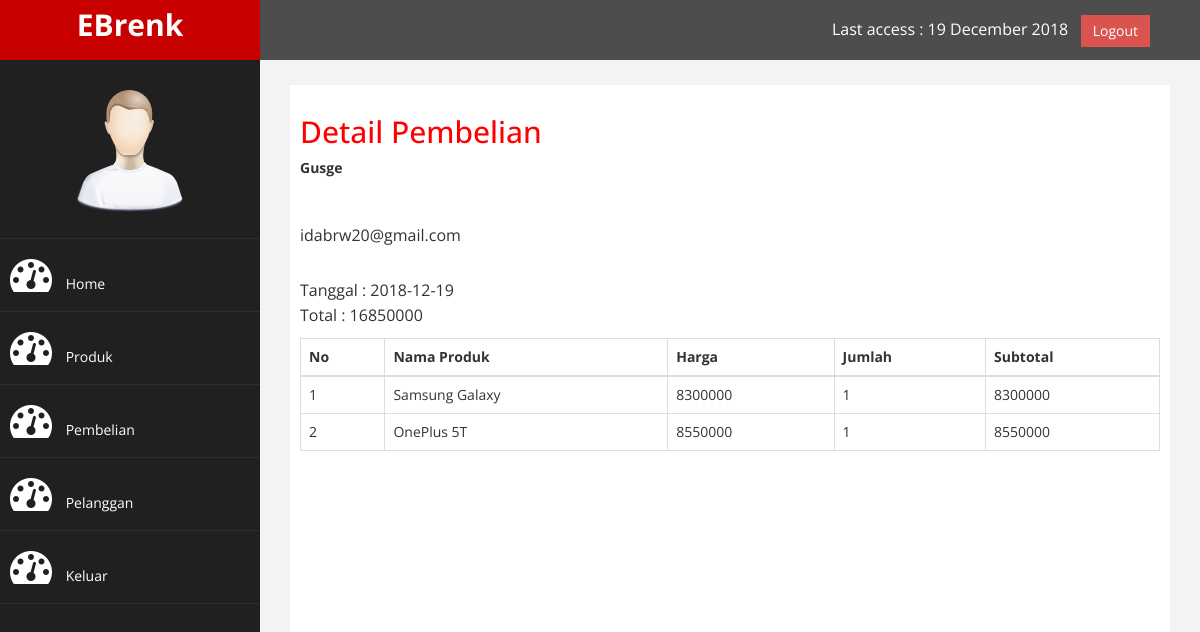
Screenshot of /EBrenk/admin/index.php?halaman=detail&id=13 (signed in) with the database file from the repository.
### tables this page shows
CREATE TABLE `pembelian` (
  `id_pembelian` int(11) NOT NULL AUTO_INCREMENT,
  `id_pelanggan` int(11) NOT NULL,
  `id_ongkir` int(11) NOT NULL,
  `tanggal_pembelian` date NOT NULL,
  `total_pembelian` int(11) NOT NULL,
  `status_pembelian` varchar(100) NOT NULL DEFAULT 'pending',
  `resi_pengiriman` varchar(50) NOT NULL,
  PRIMARY KEY (`id_pembelian`)
);

CREATE TABLE `pelanggan` (
  `id_pelanggan` int(11) NOT NULL AUTO_INCREMENT,
  `email_pelanggan` varchar(100) NOT NULL,
  `password_pelanggan` varchar(50) NOT NULL,
  `nama_pelanggan` varchar(100) NOT NULL,
  PRIMARY KEY (`id_pelanggan`)
);

CREATE TABLE `pembelian_produk` (
  `id_pembelian_produk` int(11) NOT NULL AUTO_INCREMENT,
  `id_pembelian` int(11) NOT NULL,
  `id_produk` int(11) NOT NULL,
  `jumlah` int(11) NOT NULL,
  PRIMARY KEY (`id_pembelian_produk`)
);

CREATE TABLE `produk` (
  `id_produk` int(11) NOT NULL AUTO_INCREMENT,
  `nama_produk` varchar(100) NOT NULL,
  `harga_produk` int(11) NOT NULL,
  `foto_produk` varchar(100) NOT NULL,
  `deskripsi_produk` text NOT NULL,
  `stok_produk` int(5) NOT NULL,
  PRIMARY KEY (`id_produk`)
);

### EBrenk/admin/detail.php (the view)
<h2>Detail Pembelian</h2>
<?php
$ambil = $koneksi->query("SELECT * FROM pembelian JOIN pelanggan
	ON pembelian.id_pelanggan=pelanggan.id_pelanggan
	WHERE pembelian.id_pembelian='$_GET[id]'");
$detail = $ambil->fetch_assoc();
?>
<strong><?php echo $detail['nama_pelanggan']; ?></strong> <br>
<p>
	<?php echo $detail['telepon_pelanggan']; ?> <br>
	<?php echo $detail['email_pelanggan']; ?>
</p>
<p>
	Tanggal : <?php echo $detail['tanggal_pembelian']; ?> <br>
	Total : <?php echo $detail['total_pembelian']; ?>
</p>
<table class="table table-bordered">
	<thead>
		<tr>
			<th>No</th>
			<th>Nama Produk</th>
			<th>Harga</th>
			<th>Jumlah</th>
			<th>Subtotal</th>
		</tr>
	</thead>
	<tbody>
		<?php $nomor=1; ?>
		<?php $ambil=$koneksi->query("SELECT * FROM pembelian_produk JOIN produk ON pembelian_produk.id_produk=produk.id_produk WHERE pembelian_produk.id_pembelian='$_GET[id]'"); ?>
		<?php while($pecah=$ambil->fetch_assoc()) { ?>
		<tr>
			<td><?php echo $nomor; ?></td>
			<td><?php echo $pecah['nama_produk']; ?></td>
			<td><?php echo $pecah['harga_produk'];?></td>
			<td><?php echo $pecah['jumlah']; ?></td>
			<td>
				<?php echo $pecah['harga_produk']*$pecah['jumlah']; ?>
			</td>
		</tr>
		<?php $nomor++ ; ?>
		<?php } ?>
	</tbody>
</table>

### EBrenk/admin/assets/css/custom.css (style rules this page uses)
body { font-family: 'Open Sans', sans-serif; }
h2 { color: #f00; }
p { font-size:16px; line-height:25px; padding-top:20px; }

### rows the page displays
pembelian: id_pelanggan.nama_pelanggan "Gusge", id_pelanggan.email_pelanggan "idabrw20@gmail.com", tanggal_pembelian "2018-12-19", total_pembelian "16850000"
pembelian_produk: id_produk.nama_produk "Samsung Galaxy", id_produk.harga_produk "8300000", jumlah "1", $pecah['harga_produk']*$pecah['jumlah'] "8300000"
pembelian_produk: id_produk.nama_produk "OnePlus 5T", id_produk.harga_produk "8550000", jumlah "1", $pecah['harga_produk']*$pecah['jumlah'] "8550000"
